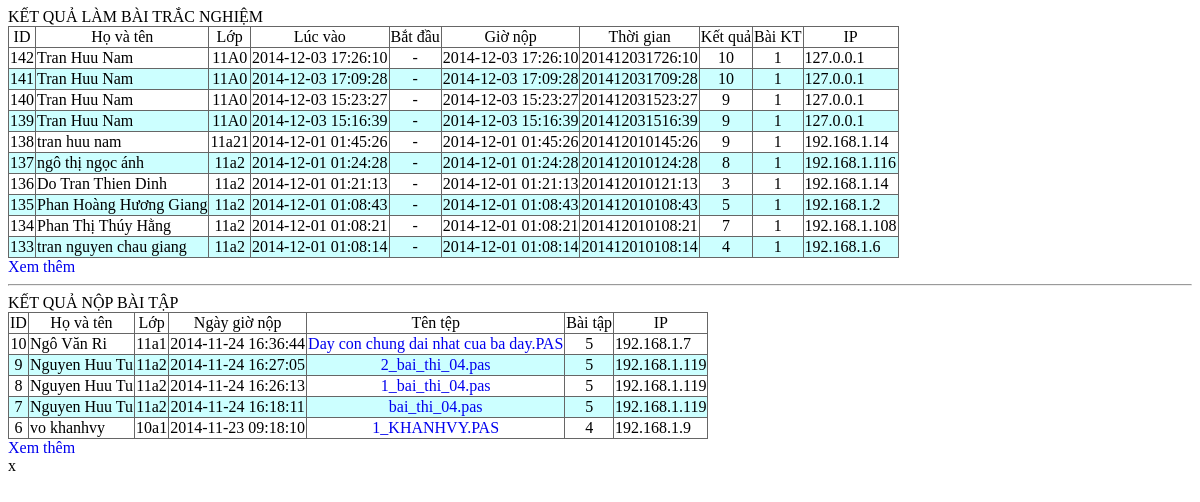
Screenshot of /qli/ketqua.php with the database file from the repository.
### tables this page shows
CREATE TABLE IF NOT EXISTS `tn_ketqua` (
  `id` int(11) unsigned NOT NULL AUTO_INCREMENT,
  `bai` int(11) unsigned NOT NULL COMMENT 'Mã bài trắc nghiệm',
  `hoten` varchar(60) NOT NULL,
  `lop` varchar(8) NOT NULL,
  `cauhoi` varchar(250) NOT NULL COMMENT 'Các câu hỏi được chọn',
  `traloi` varchar(250) NOT NULL COMMENT 'Các câu đã trả lời',
  `caudung` tinyint(1) unsigned NOT NULL COMMENT 'Số câu đúng',
  `lucvao` timestamp NOT NULL DEFAULT '0000-00-00 00:00:00' ON UPDATE CURRENT_TIMESTAMP COMMENT 'Lúc đăng nhập',
  `lucdau` timestamp NOT NULL DEFAULT '0000-00-00 00:00:00' COMMENT 'Lúc bắt đầu làm bài',
  `lucnop` timestamp NOT NULL DEFAULT '0000-00-00 00:00:00' COMMENT 'Lúc nộp bài',
  `ip` varchar(15) NOT NULL COMMENT 'Địa chỉ IP',
  PRIMARY KEY (`id`)
);

CREATE TABLE IF NOT EXISTS `th_nopbai` (
  `id` int(11) unsigned NOT NULL AUTO_INCREMENT,
  `hoten` varchar(50) NOT NULL,
  `lop` varchar(5) NOT NULL,
  `ngaygio` datetime NOT NULL,
  `ip` varchar(15) NOT NULL DEFAULT '0.0.0.0',
  `file` varchar(100) NOT NULL,
  `baitap` int(10) NOT NULL DEFAULT '0',
  PRIMARY KEY (`id`)
);

### qli/ketqua.php (the view, shortened to what this page needs)
<?php
echo "<html><head><title>Kết quả làm bài</title>";
?>
<link rel="stylesheet" href='mystyles.css' type='text/css'>
<?php
echo "</head><body>";
echo "<div id='tracnghiem'>";
echo "KẾT QUẢ LÀM BÀI TRẮC NGHIỆM<BR/>";
echo "<table id='ketquatracnghiem'>";
echo "<tr align='center'><td>ID</td><td>Họ và tên</td><td>Lớp</td><td>Lúc vào</td><td>Bắt đầu</td><td>Giờ nộp</td><td>Thời gian</td><td>Kết quả</td><td>Bài KT</td><td>IP</td></tr>";
$sql = "select *,lucnop-lucdau as tgian from tn_ketqua order by id desc limit 10";
$result = mysql_query($sql) or die (mysql_error());
while ($data = mysql_fetch_array($result)) {
	echo "<tr align='center' class='row".($data['id']%2)."' id='row_".$data['id']."'>";
	echo "<td>".$data['id']."</td>";
	echo "<td align='left'>".$data['hoten']."</td>";
	echo "<td>".$data['lop']."</td>";
	echo "<td>".$data['lucvao']."</td>";
	echo "<td>".($data['lucdau']=='0000-00-00 00:00:00'?"-":$data['lucdau'])."</td>";
	echo "<td>".($data['lucnop']=='0000-00-00 00:00:00'?"-":$data['lucnop'])."</td>";
	echo "<td>";
	$phut=(int)($data['tgian']/100);
	$giay=$data['tgian'] % 100;
	echo  $phut .":". ($giay<=9?"0":"").$giay;
	echo "</td>";
	echo "<td>".$data['caudung']."</td>";
	echo "<td>".$data['bai']."</td>";
	echo "<td align='left'>".$data['ip']."</td>";
	echo "</tr>";
}
echo "</table>";
echo "<a href='ketquatn.php'>Xem thêm</a><span id='bian'></span>";
echo "</div>";
echo "<hr/>";
echo "<div id='baitap'>";
echo "KẾT QUẢ NỘP BÀI TẬP<BR/>";
echo "<table id='ketquabaitap'>";
echo "<tr align='center'><td>ID</td><td>Họ và tên</td><td>Lớp</td><td>Ngày giờ nộp</td><td>Tên tệp</td><td>Bài tập</td><td>IP</td></tr>";
$sql = "select * from th_nopbai order by id desc limit 5";
$result = mysql_query($sql) or die (mysql_error());
while ($data = mysql_fetch_array($result)) {
	echo "<tr align='center' class='row".($data['id']%2)."'>";
	echo "<td>".$data['id']."</td>";
	echo "<td align='left'>".$data['hoten']."</td>";
	echo "<td>".$data['lop']."</td>";
	echo "<td>".$data['ngaygio']."</td>";
	echo "<td><a href='loadfile.php?f=".$data['file']."'>".$data['file']."</a></td>";
	echo "<td>".$data['baitap']."</td>";
	echo "<td align='left'>".$data['ip']."</td>";
	echo "</tr>";
}
echo "</table>";
echo "<a href='ketquabt.php'>Xem thêm</a>";
echo "</div>";
echo "<div id='test'>x</div>";
echo "</body></html>";
?>

### qli/mystyles.css (style rules this page uses)
table { border-width: 1px; border-color: #666666; border-collapse: collapse; }
table td { border-width: 1px; border-style: solid; border-color: #666666; }
tr.row0 { background-color: #FFF; }
tr.row1 { background-color: #CFF; }
a { text-decoration: none; }

### rows the page displays
tn_ketqua: id "142", hoten "Tran Huu Nam", lop "11A0", lucvao "2014-12-03 17:26:10", lucnop "2014-12-03 17:26:10", phut "201412031726", giay "10", caudung "10", bai "1", ip "127.0.0.1"
tn_ketqua: id "141", hoten "Tran Huu Nam", lop "11A0", lucvao "2014-12-03 17:09:28", lucnop "2014-12-03 17:09:28", phut "201412031709", giay "28", caudung "10", bai "1", ip "127.0.0.1"
tn_ketqua: id "140", hoten "Tran Huu Nam", lop "11A0", lucvao "2014-12-03 15:23:27", lucnop "2014-12-03 15:23:27", phut "201412031523", giay "27", caudung "9", bai "1", ip "127.0.0.1"
tn_ketqua: id "139", hoten "Tran Huu Nam", lop "11A0", lucvao "2014-12-03 15:16:39", lucnop "2014-12-03 15:16:39", phut "201412031516", giay "39", caudung "9", bai "1", ip "127.0.0.1"
tn_ketqua: id "138", hoten "tran huu nam", lop "11a21", lucvao "2014-12-01 01:45:26", lucnop "2014-12-01 01:45:26", phut "201412010145", giay "26", caudung "9", bai "1", ip "192.168.1.14"
tn_ketqua: id "137", hoten "ngô thị ngọc ánh", lop "11a2", lucvao "2014-12-01 01:24:28", lucnop "2014-12-01 01:24:28", phut "201412010124", giay "28", caudung "8", bai "1", ip "192.168.1.116"
tn_ketqua: id "136", hoten "Do Tran Thien Dinh", lop "11a2", lucvao "2014-12-01 01:21:13", lucnop "2014-12-01 01:21:13", phut "201412010121", giay "13", caudung "3", bai "1", ip "192.168.1.14"
tn_ketqua: id "135", hoten "Phan Hoàng Hương Giang", lop "11a2", lucvao "2014-12-01 01:08:43", lucnop "2014-12-01 01:08:43", phut "201412010108", giay "43", caudung "5", bai "1", ip "192.168.1.2"
tn_ketqua: id "134", hoten "Phan Thị Thúy Hằng", lop "11a2", lucvao "2014-12-01 01:08:21", lucnop "2014-12-01 01:08:21", phut "201412010108", giay "21", caudung "7", bai "1", ip "192.168.1.108"
tn_ketqua: id "133", hoten "tran nguyen chau giang", lop "11a2", lucvao "2014-12-01 01:08:14", lucnop "2014-12-01 01:08:14", phut "201412010108", giay "14", caudung "4", bai "1", ip "192.168.1.6"
th_nopbai: id "10", hoten "Ngô Văn Ri", lop "11a1", ngaygio "2014-11-24 16:36:44", file "Day con chung dai nhat cua ba day.PAS", baitap "5", ip "192.168.1.7"
th_nopbai: id "9", hoten "Nguyen Huu Tu", lop "11a2", ngaygio "2014-11-24 16:27:05", file "2_bai_thi_04.pas", baitap "5", ip "192.168.1.119"
th_nopbai: id "8", hoten "Nguyen Huu Tu", lop "11a2", ngaygio "2014-11-24 16:26:13", file "1_bai_thi_04.pas", baitap "5", ip "192.168.1.119"
th_nopbai: id "7", hoten "Nguyen Huu Tu", lop "11a2", ngaygio "2014-11-24 16:18:11", file "bai_thi_04.pas", baitap "5", ip "192.168.1.119"
th_nopbai: id "6", hoten "vo khanhvy", lop "10a1", ngaygio "2014-11-23 09:18:10", file "1_KHANHVY.PAS", baitap "4", ip "192.168.1.9"
